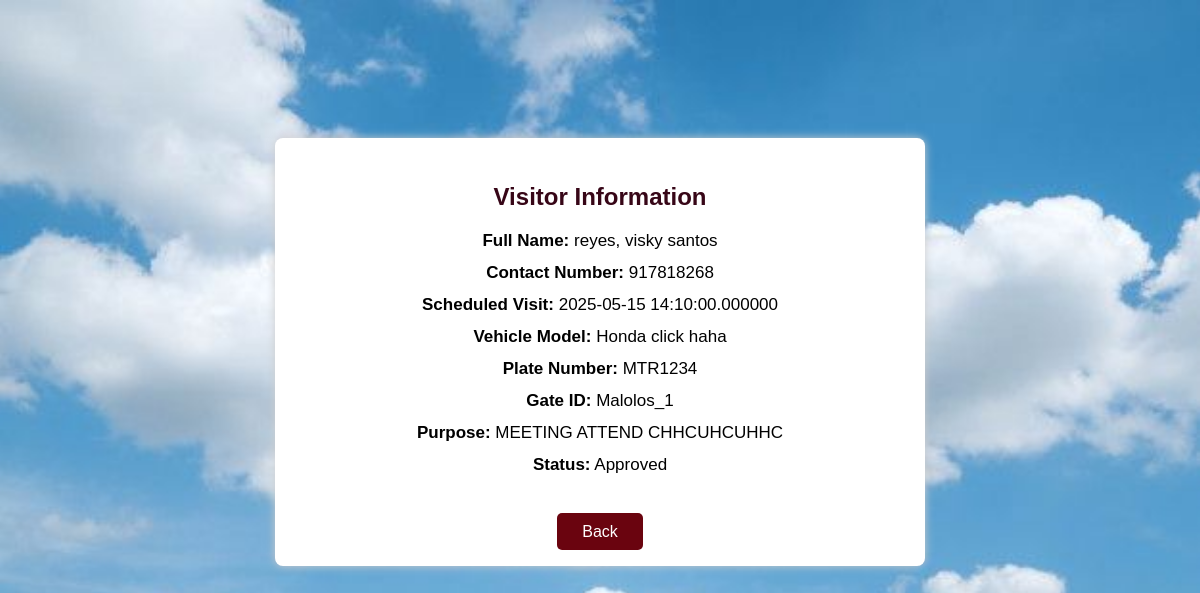
Page /viewvisitor.php?visitorid=1 on the committed database.
### tables this page shows
CREATE TABLE `visitor` (
  `VisitorID` int(255) NOT NULL,
  `LastName` varchar(50) NOT NULL,
  `FirstName` varchar(50) NOT NULL,
  `MiddleName` varchar(50) NOT NULL,
  `ContactNumber` int(11) NOT NULL,
  `ScheduledVisit` datetime(6) NOT NULL,
  `VehicleModel` varchar(100) NOT NULL,
  `PlateNumber` varchar(10) NOT NULL,
  `GateID` varchar(100) NOT NULL,
  `Purpose` text NOT NULL,
  `Status` varchar(20) NOT NULL DEFAULT 'Pending'
);

### viewvisitor.php (the view, shortened to what this page needs)
<?php
$conn = openCon();
$visitorID = $_GET['visitorid'];
$stmt = $conn->prepare("SELECT * FROM visitor WHERE VisitorID = ?");
$stmt->bind_param("i", $visitorID);
$stmt->execute();
$result = $stmt->get_result();
$visitor = $result->fetch_assoc();
?>
<!DOCTYPE html>
<html>
<head>
</head>
<body>
<div class="container">
    <h2>Visitor Information</h2>
    <div class="info"><strong>Full Name:</strong> <?= htmlspecialchars($visitor['LastName'] . ', ' . $visitor['FirstName'] . ' ' . $visitor['MiddleName']) ?></div>
    <div class="info"><strong>Contact Number:</strong> <?= htmlspecialchars($visitor['ContactNumber']) ?></div>
    <div class="info"><strong>Scheduled Visit:</strong> <?= htmlspecialchars($visitor['ScheduledVisit']) ?></div>
    <div class="info"><strong>Vehicle Model:</strong> <?= htmlspecialchars($visitor['VehicleModel']) ?></div>
    <div class="info"><strong>Plate Number:</strong> <?= htmlspecialchars($visitor['PlateNumber']) ?></div>
    <div class="info"><strong>Gate ID:</strong> <?= htmlspecialchars($visitor['GateID']) ?></div>
    <div class="info"><strong>Purpose:</strong> <?= htmlspecialchars($visitor['Purpose']) ?></div>
    <div class="info"><strong>Status:</strong> <?= htmlspecialchars($visitor['Status']) ?></div>
    <br><br>
    <a href="manage_visitor.php" class="btn">Back</a>
</div>
</body>
</html>

### viewvisitor.php (style rules this page uses)
body { font-family: Arial, sans-serif; background: url("Assets/langit.jpg") no-repeat center center fixed; background-size: cover; padding: 30px; }
.container { max-width: 600px; background: white; margin: auto; margin-top: 100px; padding: 25px; border-radius: 8px; box-shadow: 0 0 10px #ccc; text-align: center; }
h2 { color: #370617; margin-bottom: 20px; }
.info { margin: 12px 0; font-size: 17px; }
.btn { background-color: #6A040F; color: white; padding: 10px 25px; border: none; border-radius: 5px; font-size: 16px; text-decoration: none; cursor: pointer; }

### rows in the picture
visitor: LastName+FirstName+MiddleName "reyes, visky santos", ContactNumber "917818268", ScheduledVisit "2025-05-15 14:10:00.000000", VehicleModel "Honda click haha", PlateNumber "MTR1234", GateID "Malolos_1", Purpose "MEETING ATTEND CHHCUHCUHHC", Status "Approved"
